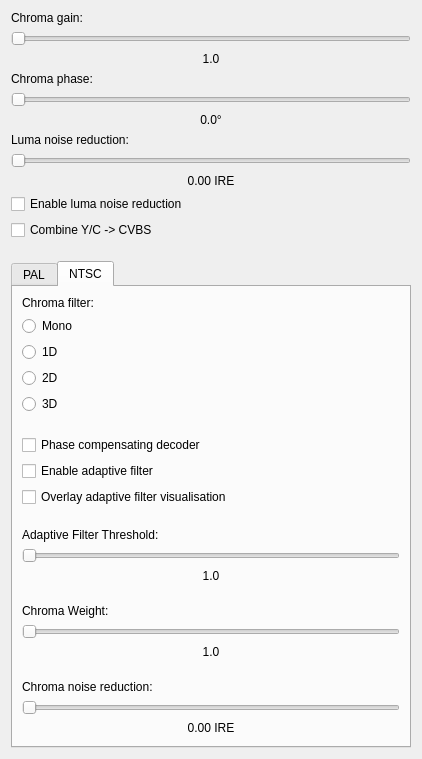
<?xml version="1.0" encoding="UTF-8"?>
<ui version="4.0">
 <class>ChromaDecoderConfigDialog</class>
 <widget class="QDialog" name="ChromaDecoderConfigDialog">
  <property name="geometry">
   <rect>
    <x>0</x>
    <y>0</y>
    <width>460</width>
    <height>637</height>
   </rect>
  </property>
  <property name="windowTitle">
   <string>Chroma Decoder Configuration</string>
  </property>
  <layout class="QVBoxLayout" name="outerVerticalLayout">
   <property name="sizeConstraint">
    <enum>QLayout::SetFixedSize</enum>
   </property>
   <item>
    <widget class="QLabel" name="chromaGainLabel">
     <property name="text">
      <string>Chroma gain:</string>
     </property>
    </widget>
   </item>
   <item>
    <widget class="QSlider" name="chromaGainHorizontalSlider">
     <property name="sizePolicy">
      <sizepolicy hsizetype="MinimumExpanding" vsizetype="Fixed">
       <horstretch>0</horstretch>
       <verstretch>0</verstretch>
      </sizepolicy>
     </property>
     <property name="minimumSize">
      <size>
       <width>400</width>
       <height>0</height>
      </size>
     </property>
     <property name="maximum">
      <number>200</number>
     </property>
     <property name="orientation">
      <enum>Qt::Horizontal</enum>
     </property>
    </widget>
   </item>
   <item>
    <widget class="QLabel" name="chromaGainValueLabel">
     <property name="text">
      <string>1.0</string>
     </property>
     <property name="alignment">
      <set>Qt::AlignCenter</set>
     </property>
    </widget>
   </item>
   <item>
    <widget class="QLabel" name="chromaPhaseLabel">
     <property name="text">
      <string>Chroma phase:</string>
     </property>
    </widget>
   </item>
   <item>
    <widget class="QSlider" name="chromaPhaseHorizontalSlider">
     <property name="maximum">
      <number>200</number>
     </property>
     <property name="orientation">
      <enum>Qt::Horizontal</enum>
     </property>
    </widget>
   </item>
   <item>
    <widget class="QLabel" name="chromaPhaseValueLabel">
     <property name="text">
      <string>0.0°</string>
     </property>
     <property name="alignment">
      <set>Qt::AlignCenter</set>
     </property>
    </widget>
   </item>
   <item>
    <widget class="QLabel" name="yNRLabel">
     <property name="text">
      <string>Luma noise reduction:</string>
     </property>
    </widget>
   </item>
   <item>
    <widget class="QSlider" name="yNRHorizontalSlider">
     <property name="orientation">
      <enum>Qt::Horizontal</enum>
     </property>
    </widget>
   </item>
   <item>
    <widget class="QLabel" name="yNRValueLabel">
     <property name="text">
      <string>0.00 IRE</string>
     </property>
     <property name="alignment">
      <set>Qt::AlignCenter</set>
     </property>
    </widget>
   </item>
   <item>
    <widget class="QCheckBox" name="enableYNRCheckBox">
     <property name="text">
      <string>Enable luma noise reduction</string>
     </property>
    </widget>
   </item>
   <item>
    <widget class="QCheckBox" name="enableYCCombineCheckBox">
     <property name="text">
      <string>Combine Y/C -> CVBS</string>
     </property>
    </widget>
   </item>
   <item>
    <spacer name="verticalSpacer_1">
     <property name="orientation">
      <enum>Qt::Vertical</enum>
     </property>
     <property name="sizeHint" stdset="0">
      <size>
       <width>20</width>
       <height>15</height>
      </size>
     </property>
    </spacer>
   </item>
   <item>
    <widget class="QTabWidget" name="standardTabs">
     <property name="currentIndex">
      <number>1</number>
     </property>
     <widget class="QWidget" name="palTab">
      <attribute name="title">
       <string>PAL</string>
      </attribute>
      <layout class="QVBoxLayout" name="palVerticalLayout">
       <item>
        <widget class="QLabel" name="palFilterLabel">
         <property name="text">
          <string>Chroma filter:</string>
         </property>
        </widget>
       </item>
	   <item>
        <widget class="QRadioButton" name="palMonoRadioButton">
         <property name="text">
          <string>Mono</string>
         </property>
         <attribute name="buttonGroup">
          <string notr="true">palFilterButtonGroup</string>
         </attribute>
        </widget>
       </item>
       <item>
        <widget class="QRadioButton" name="palFilterPalColourRadioButton">
         <property name="text">
          <string>PalColour 2D</string>
         </property>
         <attribute name="buttonGroup">
          <string notr="true">palFilterButtonGroup</string>
         </attribute>
        </widget>
       </item>
       <item>
        <widget class="QRadioButton" name="palFilterTransform2DRadioButton">
         <property name="text">
          <string>Transform PAL 2D</string>
         </property>
         <attribute name="buttonGroup">
          <string notr="true">palFilterButtonGroup</string>
         </attribute>
        </widget>
       </item>
       <item>
        <widget class="QRadioButton" name="palFilterTransform3DRadioButton">
         <property name="text">
          <string>Transform PAL 3D</string>
         </property>
         <attribute name="buttonGroup">
          <string notr="true">palFilterButtonGroup</string>
         </attribute>
        </widget>
       </item>
       <item>
        <spacer name="verticalSpacer_7">
         <property name="orientation">
          <enum>Qt::Vertical</enum>
         </property>
         <property name="sizeHint" stdset="0">
          <size>
           <width>20</width>
           <height>15</height>
          </size>
         </property>
        </spacer>
       </item>
       <item>
        <spacer name="verticalSpacer_2">
         <property name="orientation">
          <enum>Qt::Vertical</enum>
         </property>
         <property name="sizeHint" stdset="0">
          <size>
           <width>20</width>
           <height>15</height>
          </size>
         </property>
        </spacer>
       </item>
       <item>
        <widget class="QLabel" name="thresholdLabel">
         <property name="text">
          <string>Transform threshold:</string>
         </property>
        </widget>
       </item>
       <item>
        <widget class="QSlider" name="thresholdHorizontalSlider">
         <property name="maximum">
          <number>100</number>
         </property>
         <property name="orientation">
          <enum>Qt::Horizontal</enum>
         </property>
        </widget>
       </item>
       <item>
        <widget class="QLabel" name="thresholdValueLabel">
         <property name="text">
          <string>0.4</string>
         </property>
         <property name="alignment">
          <set>Qt::AlignCenter</set>
         </property>
        </widget>
       </item>
       <item>
        <spacer name="verticalSpacer_3">
         <property name="orientation">
          <enum>Qt::Vertical</enum>
         </property>
         <property name="sizeHint" stdset="0">
          <size>
           <width>20</width>
           <height>15</height>
          </size>
         </property>
        </spacer>
       </item>
       <item>
        <widget class="QCheckBox" name="showFFTsCheckBox">
         <property name="text">
          <string>Overlay FFT visualisation</string>
         </property>
        </widget>
       </item>
       <item>
        <widget class="QCheckBox" name="simplePALCheckBox">
         <property name="text">
          <string>Use Simple PAL decoder</string>
         </property>
        </widget>
       </item>
       <item>
        <spacer name="verticalSpacer_4">
         <property name="orientation">
          <enum>Qt::Vertical</enum>
         </property>
         <property name="sizeHint" stdset="0">
          <size>
           <width>20</width>
           <height>0</height>
          </size>
         </property>
        </spacer>
       </item>
      </layout>
     </widget>
     <widget class="QWidget" name="ntscTab">
      <attribute name="title">
       <string>NTSC</string>
      </attribute>
      <layout class="QVBoxLayout" name="ntscVerticalLayout">
       <item>
        <widget class="QLabel" name="ntscFilterLabel">
         <property name="text">
          <string>Chroma filter:</string>
         </property>
        </widget>
       </item>
	   <item>
        <widget class="QRadioButton" name="ntscMonoRadioButton">
         <property name="text">
          <string>Mono</string>
         </property>
         <attribute name="buttonGroup">
          <string notr="true">ntscFilterButtonGroup</string>
         </attribute>
        </widget>
       </item>
       <item>
        <widget class="QRadioButton" name="ntscFilter1DRadioButton">
         <property name="text">
          <string>1D</string>
         </property>
         <attribute name="buttonGroup">
          <string notr="true">ntscFilterButtonGroup</string>
         </attribute>
        </widget>
       </item>
       <item>
        <widget class="QRadioButton" name="ntscFilter2DRadioButton">
         <property name="text">
          <string>2D</string>
         </property>
         <attribute name="buttonGroup">
          <string notr="true">ntscFilterButtonGroup</string>
         </attribute>
        </widget>
       </item>
       <item>
        <widget class="QRadioButton" name="ntscFilter3DRadioButton">
         <property name="text">
          <string>3D</string>
         </property>
         <attribute name="buttonGroup">
          <string notr="true">ntscFilterButtonGroup</string>
         </attribute>
        </widget>
       </item>
       <item>
        <spacer name="verticalSpacer_9">
         <property name="orientation">
          <enum>Qt::Vertical</enum>
         </property>
         <property name="sizeHint" stdset="0">
          <size>
           <width>20</width>
           <height>15</height>
          </size>
         </property>
        </spacer>
       </item>
       <item>
        <widget class="QCheckBox" name="phaseCompCheckBox">
         <property name="text">
          <string>Phase compensating decoder</string>
         </property>
        </widget>
       </item>
       <item>
        <widget class="QCheckBox" name="adaptiveCheckBox">
         <property name="text">
          <string>Enable adaptive filter</string>
         </property>
        </widget>
       </item>
       <item>
        <widget class="QCheckBox" name="showMapCheckBox">
         <property name="text">
          <string>Overlay adaptive filter visualisation</string>
         </property>
        </widget>
       </item>
       <item>
        <spacer name="verticalSpacer_5">
         <property name="orientation">
          <enum>Qt::Vertical</enum>
         </property>
         <property name="sizeHint" stdset="0">
          <size>
           <width>20</width>
           <height>15</height>
          </size>
         </property>
        </spacer>
       </item>
       <item>
        <widget class="QLabel" name="adaptThresholdLabel">
         <property name="text">
          <string>Adaptive Filter Threshold:</string>
         </property>
        </widget>
       </item>
       <item>
        <widget class="QSlider" name="adaptThresholdHorizontalSlider">
         <property name="orientation">
          <enum>Qt::Horizontal</enum>
         </property>
        </widget>
       </item>
       <item>
        <widget class="QLabel" name="adaptThresholdValueLabel">
         <property name="text">
          <string>1.0</string>
         </property>
         <property name="alignment">
          <set>Qt::AlignCenter</set>
         </property>
        </widget>
       </item>
       <item>
        <spacer name="verticalSpacer_10">
         <property name="orientation">
          <enum>Qt::Vertical</enum>
         </property>
         <property name="sizeHint" stdset="0">
          <size>
           <width>20</width>
           <height>15</height>
          </size>
         </property>
        </spacer>
       </item>
       <item>
        <widget class="QLabel" name="chromaWeightLabel">
         <property name="text">
          <string>Chroma Weight:</string>
         </property>
        </widget>
       </item>
       <item>
        <widget class="QSlider" name="chromaWeightHorizontalSlider">
         <property name="orientation">
          <enum>Qt::Horizontal</enum>
         </property>
        </widget>
       </item>
       <item>
        <widget class="QLabel" name="chromaWeightValueLabel">
         <property name="text">
          <string>1.0</string>
         </property>
         <property name="alignment">
          <set>Qt::AlignCenter</set>
         </property>
        </widget>
       </item>
       <item>
        <spacer name="verticalSpacer_11">
         <property name="orientation">
          <enum>Qt::Vertical</enum>
         </property>
         <property name="sizeHint" stdset="0">
          <size>
           <width>20</width>
           <height>15</height>
          </size>
         </property>
        </spacer>
       </item>
       <item>
        <widget class="QLabel" name="cNRLabel">
         <property name="text">
          <string>Chroma noise reduction:</string>
         </property>
        </widget>
       </item>
       <item>
        <widget class="QSlider" name="cNRHorizontalSlider">
         <property name="orientation">
          <enum>Qt::Horizontal</enum>
         </property>
        </widget>
       </item>
       <item>
        <widget class="QLabel" name="cNRValueLabel">
         <property name="text">
          <string>0.00 IRE</string>
         </property>
         <property name="alignment">
          <set>Qt::AlignCenter</set>
         </property>
        </widget>
       </item>
       <item>
        <spacer name="verticalSpacer">
         <property name="orientation">
          <enum>Qt::Vertical</enum>
         </property>
         <property name="sizeHint" stdset="0">
          <size>
           <width>20</width>
           <height>0</height>
          </size>
         </property>
        </spacer>
       </item>
      </layout>
     </widget>
    </widget>
   </item>
  </layout>
 </widget>
 <resources/>
 <connections/>
 <buttongroups>
  <buttongroup name="ntscFilterButtonGroup"/>
  <buttongroup name="palFilterButtonGroup"/>
 </buttongroups>
</ui>
